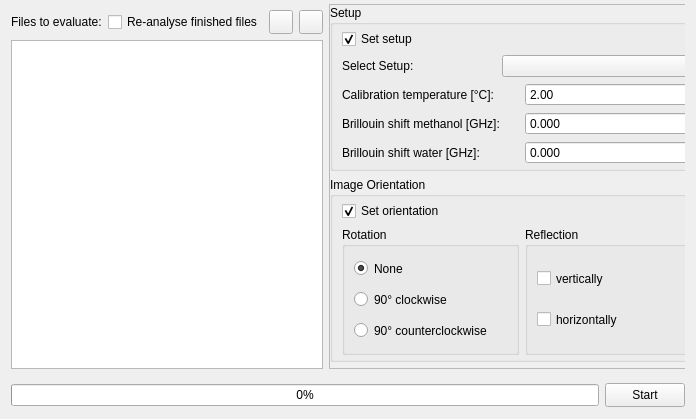
<?xml version="1.0" encoding="UTF-8"?>
<ui version="4.0">
 <class>Form</class>
 <widget class="QWidget" name="Form">
  <property name="geometry">
   <rect>
    <x>0</x>
    <y>0</y>
    <width>696</width>
    <height>419</height>
   </rect>
  </property>
  <property name="minimumSize">
   <size>
    <width>500</width>
    <height>300</height>
   </size>
  </property>
  <property name="windowTitle">
   <string>Form</string>
  </property>
  <layout class="QVBoxLayout" name="verticalLayout">
   <property name="topMargin">
    <number>4</number>
   </property>
   <property name="bottomMargin">
    <number>4</number>
   </property>
   <item>
    <widget class="QWidget" name="widget_content" native="true">
     <layout class="QHBoxLayout" name="horizontalLayout_2">
      <property name="leftMargin">
       <number>0</number>
      </property>
      <property name="topMargin">
       <number>0</number>
      </property>
      <property name="rightMargin">
       <number>0</number>
      </property>
      <property name="bottomMargin">
       <number>0</number>
      </property>
      <item>
       <widget class="QWidget" name="widget_files" native="true">
        <layout class="QVBoxLayout" name="verticalLayout_2">
         <property name="leftMargin">
          <number>0</number>
         </property>
         <property name="topMargin">
          <number>6</number>
         </property>
         <property name="rightMargin">
          <number>0</number>
         </property>
         <property name="bottomMargin">
          <number>0</number>
         </property>
         <item>
          <layout class="QHBoxLayout" name="horizontalLayout_3">
           <item>
            <widget class="QLabel" name="label_files">
             <property name="text">
              <string>Files to evaluate:</string>
             </property>
            </widget>
           </item>
           <item>
            <widget class="QCheckBox" name="checkBox_reanalyse">
             <property name="toolTip">
              <string>Also redo setup, orientation, extraction, calibration, peak selection and evaluation for repetitions where these are already done. Existing extraction points and peak regions are kept as the starting point, except after a changed setup or orientation, where everything built on it is reset. Without this, finished steps are skipped.</string>
             </property>
             <property name="text">
              <string>Re-analyse finished files</string>
             </property>
            </widget>
           </item>
           <item>
            <widget class="QPushButton" name="button_remove_folder">
             <property name="minimumSize">
              <size>
               <width>24</width>
               <height>24</height>
              </size>
             </property>
             <property name="maximumSize">
              <size>
               <width>24</width>
               <height>24</height>
              </size>
             </property>
             <property name="text">
              <string/>
             </property>
             <property name="icon">
              <iconset>
               <normaloff>../img/remove.svg</normaloff>../img/remove.svg</iconset>
             </property>
            </widget>
           </item>
           <item>
            <widget class="QPushButton" name="button_add_folder">
             <property name="minimumSize">
              <size>
               <width>24</width>
               <height>24</height>
              </size>
             </property>
             <property name="maximumSize">
              <size>
               <width>24</width>
               <height>24</height>
              </size>
             </property>
             <property name="toolTip">
              <string>Select folder</string>
             </property>
             <property name="text">
              <string/>
             </property>
             <property name="icon">
              <iconset>
               <normaloff>../img/plus.svg</normaloff>../img/plus.svg</iconset>
             </property>
            </widget>
           </item>
          </layout>
         </item>
         <item>
          <widget class="QTableWidget" name="table_files"/>
         </item>
        </layout>
       </widget>
      </item>
      <item>
       <widget class="QWidget" name="widget_settings" native="true">
        <property name="minimumSize">
         <size>
          <width>400</width>
          <height>0</height>
         </size>
        </property>
        <property name="maximumSize">
         <size>
          <width>310</width>
          <height>16777215</height>
         </size>
        </property>
        <layout class="QHBoxLayout" name="horizontalLayout_7">
         <property name="spacing">
          <number>0</number>
         </property>
         <property name="leftMargin">
          <number>0</number>
         </property>
         <property name="topMargin">
          <number>0</number>
         </property>
         <property name="rightMargin">
          <number>0</number>
         </property>
         <property name="bottomMargin">
          <number>0</number>
         </property>
         <item>
          <widget class="QScrollArea" name="scrollArea">
           <property name="frameShadow">
            <enum>QFrame::Raised</enum>
           </property>
           <property name="lineWidth">
            <number>0</number>
           </property>
           <property name="widgetResizable">
            <bool>true</bool>
           </property>
           <widget class="QWidget" name="scrollAreaWidgetContents">
            <property name="geometry">
             <rect>
              <x>0</x>
              <y>-569</y>
              <width>381</width>
              <height>1400</height>
             </rect>
            </property>
            <property name="sizePolicy">
             <sizepolicy hsizetype="Preferred" vsizetype="Preferred">
              <horstretch>0</horstretch>
              <verstretch>0</verstretch>
             </sizepolicy>
            </property>
            <property name="minimumSize">
             <size>
              <width>0</width>
              <height>1400</height>
             </size>
            </property>
            <layout class="QVBoxLayout" name="verticalLayout_12">
             <property name="leftMargin">
              <number>0</number>
             </property>
             <property name="topMargin">
              <number>0</number>
             </property>
             <property name="rightMargin">
              <number>0</number>
             </property>
             <property name="bottomMargin">
              <number>0</number>
             </property>
             <item>
              <widget class="QWidget" name="widget" native="true">
               <property name="sizePolicy">
                <sizepolicy hsizetype="Preferred" vsizetype="Expanding">
                 <horstretch>0</horstretch>
                 <verstretch>0</verstretch>
                </sizepolicy>
               </property>
               <layout class="QVBoxLayout" name="verticalLayout_6">
                <property name="leftMargin">
                 <number>0</number>
                </property>
                <property name="topMargin">
                 <number>0</number>
                </property>
                <property name="rightMargin">
                 <number>0</number>
                </property>
                <property name="bottomMargin">
                 <number>0</number>
                </property>
                <item>
                 <widget class="QGroupBox" name="group_0_setup">
                  <property name="title">
                   <string>Setup</string>
                  </property>
                  <layout class="QVBoxLayout" name="verticalLayout_8">
                   <property name="topMargin">
                    <number>4</number>
                   </property>
                   <property name="bottomMargin">
                    <number>4</number>
                   </property>
                   <item>
                    <widget class="QCheckBox" name="checkBox_setup">
                     <property name="enabled">
                      <bool>true</bool>
                     </property>
                     <property name="text">
                      <string>Set setup</string>
                     </property>
                     <property name="checked">
                      <bool>true</bool>
                     </property>
                    </widget>
                   </item>
                   <item>
                    <widget class="QWidget" name="widget_setup" native="true">
                     <layout class="QHBoxLayout" name="horizontalLayout_4">
                      <property name="leftMargin">
                       <number>0</number>
                      </property>
                      <property name="topMargin">
                       <number>0</number>
                      </property>
                      <property name="rightMargin">
                       <number>0</number>
                      </property>
                      <property name="bottomMargin">
                       <number>0</number>
                      </property>
                      <item>
                       <widget class="QLabel" name="label_setup">
                        <property name="text">
                         <string>Select Setup:</string>
                        </property>
                       </widget>
                      </item>
                      <item>
                       <widget class="QComboBox" name="combobox_setup">
                        <property name="minimumSize">
                         <size>
                          <width>200</width>
                          <height>0</height>
                         </size>
                        </property>
                       </widget>
                      </item>
                     </layout>
                    </widget>
                   </item>
                   <item>
                    <layout class="QHBoxLayout" name="layout_temperature">
                     <item>
                      <widget class="QLabel" name="label_temperature">
                       <property name="text">
                        <string>Calibration temperature [°C]:</string>
                       </property>
                      </widget>
                     </item>
                     <item>
                      <widget class="QDoubleSpinBox" name="temperature">
                       <property name="minimumSize">
                        <size>
                         <width>100</width>
                         <height>0</height>
                        </size>
                       </property>
                       <property name="decimals">
                        <number>2</number>
                       </property>
                       <property name="minimum">
                        <double>2.000000000000000</double>
                       </property>
                       <property name="maximum">
                        <double>59.000000000000000</double>
                       </property>
                       <property name="singleStep">
                        <double>0.500000000000000</double>
                       </property>
                      </widget>
                     </item>
                    </layout>
                   </item>
                   <item>
                    <layout class="QHBoxLayout" name="layout_shift_0">
                     <item>
                      <widget class="QLabel" name="label_shift_0">
                       <property name="text">
                        <string>Brillouin shift methanol [GHz]:</string>
                       </property>
                      </widget>
                     </item>
                     <item>
                      <widget class="QDoubleSpinBox" name="shift_0">
                       <property name="minimumSize">
                        <size>
                         <width>100</width>
                         <height>0</height>
                        </size>
                       </property>
                       <property name="decimals">
                        <number>3</number>
                       </property>
                       <property name="maximum">
                        <double>15.000000000000000</double>
                       </property>
                       <property name="singleStep">
                        <double>0.100000000000000</double>
                       </property>
                      </widget>
                     </item>
                    </layout>
                   </item>
                   <item>
                    <layout class="QHBoxLayout" name="layout_shift_1">
                     <item>
                      <widget class="QLabel" name="label_shift_1">
                       <property name="text">
                        <string>Brillouin shift water [GHz]:</string>
                       </property>
                      </widget>
                     </item>
                     <item>
                      <widget class="QDoubleSpinBox" name="shift_1">
                       <property name="minimumSize">
                        <size>
                         <width>100</width>
                         <height>0</height>
                        </size>
                       </property>
                       <property name="decimals">
                        <number>3</number>
                       </property>
                       <property name="maximum">
                        <double>15.000000000000000</double>
                       </property>
                       <property name="singleStep">
                        <double>0.100000000000000</double>
                       </property>
                      </widget>
                     </item>
                    </layout>
                   </item>
                  </layout>
                 </widget>
                </item>
                <item>
                 <widget class="QGroupBox" name="group_1_orientation">
                  <property name="title">
                   <string>Image Orientation</string>
                  </property>
                  <layout class="QVBoxLayout" name="verticalLayout_7">
                   <property name="topMargin">
                    <number>4</number>
                   </property>
                   <property name="bottomMargin">
                    <number>4</number>
                   </property>
                   <item>
                    <widget class="QCheckBox" name="checkBox_orientation">
                     <property name="enabled">
                      <bool>true</bool>
                     </property>
                     <property name="text">
                      <string>Set orientation</string>
                     </property>
                     <property name="checked">
                      <bool>true</bool>
                     </property>
                    </widget>
                   </item>
                   <item>
                    <widget class="QWidget" name="widget_orientation" native="true">
                     <layout class="QHBoxLayout" name="horizontalLayout_5">
                      <property name="leftMargin">
                       <number>0</number>
                      </property>
                      <property name="topMargin">
                       <number>0</number>
                      </property>
                      <property name="rightMargin">
                       <number>0</number>
                      </property>
                      <property name="bottomMargin">
                       <number>0</number>
                      </property>
                      <item>
                       <widget class="QGroupBox" name="groupBox_rotation">
                        <property name="title">
                         <string>Rotation</string>
                        </property>
                        <layout class="QVBoxLayout" name="verticalLayout_4">
                         <item>
                          <widget class="QRadioButton" name="radio_rotation_none">
                           <property name="minimumSize">
                            <size>
                             <width>0</width>
                             <height>25</height>
                            </size>
                           </property>
                           <property name="text">
                            <string>None</string>
                           </property>
                           <property name="checked">
                            <bool>true</bool>
                           </property>
                          </widget>
                         </item>
                         <item>
                          <widget class="QRadioButton" name="radio_rotation_90_cw">
                           <property name="minimumSize">
                            <size>
                             <width>0</width>
                             <height>25</height>
                            </size>
                           </property>
                           <property name="text">
                            <string>90° clockwise</string>
                           </property>
                          </widget>
                         </item>
                         <item>
                          <widget class="QRadioButton" name="radio_rotation_90_ccw">
                           <property name="minimumSize">
                            <size>
                             <width>0</width>
                             <height>25</height>
                            </size>
                           </property>
                           <property name="text">
                            <string>90° counterclockwise</string>
                           </property>
                          </widget>
                         </item>
                        </layout>
                       </widget>
                      </item>
                      <item>
                       <widget class="QGroupBox" name="groupBox_reflection">
                        <property name="enabled">
                         <bool>true</bool>
                        </property>
                        <property name="title">
                         <string>Reflection</string>
                        </property>
                        <layout class="QVBoxLayout" name="verticalLayout_5">
                         <item>
                          <widget class="QCheckBox" name="checkbox_reflect_vertically">
                           <property name="minimumSize">
                            <size>
                             <width>0</width>
                             <height>25</height>
                            </size>
                           </property>
                           <property name="text">
                            <string>vertically</string>
                           </property>
                          </widget>
                         </item>
                         <item>
                          <widget class="QCheckBox" name="checkbox_reflect_horizontally">
                           <property name="sizePolicy">
                            <sizepolicy hsizetype="Minimum" vsizetype="Fixed">
                             <horstretch>0</horstretch>
                             <verstretch>0</verstretch>
                            </sizepolicy>
                           </property>
                           <property name="minimumSize">
                            <size>
                             <width>0</width>
                             <height>25</height>
                            </size>
                           </property>
                           <property name="text">
                            <string>horizontally</string>
                           </property>
                          </widget>
                         </item>
                        </layout>
                       </widget>
                      </item>
                     </layout>
                    </widget>
                   </item>
                  </layout>
                 </widget>
                </item>
                <item>
                 <widget class="QGroupBox" name="group_2_extraction">
                  <property name="title">
                   <string>Extraction</string>
                  </property>
                  <layout class="QVBoxLayout" name="verticalLayout_9">
                   <property name="topMargin">
                    <number>4</number>
                   </property>
                   <property name="bottomMargin">
                    <number>4</number>
                   </property>
                   <item>
                    <widget class="QCheckBox" name="checkBox_extraction">
                     <property name="enabled">
                      <bool>true</bool>
                     </property>
                     <property name="sizePolicy">
                      <sizepolicy hsizetype="Fixed" vsizetype="Fixed">
                       <horstretch>0</horstretch>
                       <verstretch>0</verstretch>
                      </sizepolicy>
                     </property>
                     <property name="text">
                      <string>Extract</string>
                     </property>
                     <property name="checked">
                      <bool>true</bool>
                     </property>
                    </widget>
                   </item>
                  </layout>
                 </widget>
                </item>
                <item>
                 <widget class="QGroupBox" name="group_3_calibration">
                  <property name="title">
                   <string>Calibration</string>
                  </property>
                  <layout class="QVBoxLayout" name="verticalLayout_14">
                   <property name="leftMargin">
                    <number>9</number>
                   </property>
                   <property name="topMargin">
                    <number>5</number>
                   </property>
                   <property name="bottomMargin">
                    <number>5</number>
                   </property>
                   <item>
                    <layout class="QHBoxLayout" name="layout_calibration">
                     <item>
                      <widget class="QCheckBox" name="checkBox_find_peaks">
                       <property name="enabled">
                        <bool>true</bool>
                       </property>
                       <property name="text">
                        <string>Find peaks</string>
                       </property>
                       <property name="checked">
                        <bool>true</bool>
                       </property>
                      </widget>
                     </item>
                     <item>
                      <widget class="QCheckBox" name="checkBox_calibrate">
                       <property name="enabled">
                        <bool>true</bool>
                       </property>
                       <property name="text">
                        <string>Calibrate</string>
                       </property>
                       <property name="checked">
                        <bool>true</bool>
                       </property>
                      </widget>
                     </item>
                    </layout>
                   </item>
                  </layout>
                 </widget>
                </item>
                <item>
                 <widget class="QGroupBox" name="group_4_peak_selection">
                  <property name="minimumSize">
                   <size>
                    <width>0</width>
                    <height>230</height>
                   </size>
                  </property>
                  <property name="title">
                   <string>Peak Selection</string>
                  </property>
                  <layout class="QVBoxLayout" name="verticalLayout_11">
                   <property name="topMargin">
                    <number>4</number>
                   </property>
                   <property name="bottomMargin">
                    <number>4</number>
                   </property>
                   <item>
                    <widget class="QCheckBox" name="checkBox_peak_selection">
                     <property name="enabled">
                      <bool>true</bool>
                     </property>
                     <property name="text">
                      <string>Set peaks</string>
                     </property>
                     <property name="checked">
                      <bool>true</bool>
                     </property>
                    </widget>
                   </item>
                   <item>
                    <layout class="QHBoxLayout" name="brillouin_region_layout">
                     <item>
                      <widget class="QLabel" name="label_Brillouin_regions">
                       <property name="sizePolicy">
                        <sizepolicy hsizetype="Expanding" vsizetype="Fixed">
                         <horstretch>0</horstretch>
                         <verstretch>0</verstretch>
                        </sizepolicy>
                       </property>
                       <property name="text">
                        <string>Brillouin regions [GHz]:</string>
                       </property>
                      </widget>
                     </item>
                     <item>
                      <widget class="QPushButton" name="button_region_brillouin_remove">
                       <property name="minimumSize">
                        <size>
                         <width>24</width>
                         <height>24</height>
                        </size>
                       </property>
                       <property name="maximumSize">
                        <size>
                         <width>24</width>
                         <height>24</height>
                        </size>
                       </property>
                       <property name="text">
                        <string/>
                       </property>
                       <property name="icon">
                        <iconset>
                         <normaloff>../img/remove.svg</normaloff>../img/remove.svg</iconset>
                       </property>
                      </widget>
                     </item>
                     <item>
                      <widget class="QPushButton" name="button_region_brillouin_add">
                       <property name="minimumSize">
                        <size>
                         <width>24</width>
                         <height>24</height>
                        </size>
                       </property>
                       <property name="maximumSize">
                        <size>
                         <width>24</width>
                         <height>24</height>
                        </size>
                       </property>
                       <property name="toolTip">
                        <string>Select folder</string>
                       </property>
                       <property name="text">
                        <string/>
                       </property>
                       <property name="icon">
                        <iconset>
                         <normaloff>../img/plus.svg</normaloff>../img/plus.svg</iconset>
                       </property>
                      </widget>
                     </item>
                    </layout>
                   </item>
                   <item>
                    <widget class="QTableWidget" name="tableWidget_Brillouin">
                     <property name="minimumSize">
                      <size>
                       <width>0</width>
                       <height>50</height>
                      </size>
                     </property>
                     <property name="showGrid">
                      <bool>true</bool>
                     </property>
                     <property name="rowCount">
                      <number>1</number>
                     </property>
                     <property name="columnCount">
                      <number>2</number>
                     </property>
                     <attribute name="horizontalHeaderStretchLastSection">
                      <bool>true</bool>
                     </attribute>
                     <row/>
                     <column/>
                     <column/>
                    </widget>
                   </item>
                   <item>
                    <layout class="QHBoxLayout" name="rayleigh_region_layout">
                     <item>
                      <widget class="QLabel" name="label_Rayleigh_regions">
                       <property name="sizePolicy">
                        <sizepolicy hsizetype="Expanding" vsizetype="Fixed">
                         <horstretch>0</horstretch>
                         <verstretch>0</verstretch>
                        </sizepolicy>
                       </property>
                       <property name="text">
                        <string>Rayleigh regions [GHz]:</string>
                       </property>
                      </widget>
                     </item>
                     <item>
                      <widget class="QPushButton" name="button_region_rayleigh_remove">
                       <property name="minimumSize">
                        <size>
                         <width>24</width>
                         <height>24</height>
                        </size>
                       </property>
                       <property name="maximumSize">
                        <size>
                         <width>24</width>
                         <height>24</height>
                        </size>
                       </property>
                       <property name="text">
                        <string/>
                       </property>
                       <property name="icon">
                        <iconset>
                         <normaloff>../img/remove.svg</normaloff>../img/remove.svg</iconset>
                       </property>
                      </widget>
                     </item>
                     <item>
                      <widget class="QPushButton" name="button_region_rayleigh_add">
                       <property name="minimumSize">
                        <size>
                         <width>24</width>
                         <height>24</height>
                        </size>
                       </property>
                       <property name="maximumSize">
                        <size>
                         <width>24</width>
                         <height>24</height>
                        </size>
                       </property>
                       <property name="toolTip">
                        <string>Select folder</string>
                       </property>
                       <property name="text">
                        <string/>
                       </property>
                       <property name="icon">
                        <iconset>
                         <normaloff>../img/plus.svg</normaloff>../img/plus.svg</iconset>
                       </property>
                      </widget>
                     </item>
                    </layout>
                   </item>
                   <item>
                    <widget class="QTableWidget" name="tableWidget_Rayleigh">
                     <property name="minimumSize">
                      <size>
                       <width>0</width>
                       <height>50</height>
                      </size>
                     </property>
                     <property name="rowCount">
                      <number>1</number>
                     </property>
                     <property name="columnCount">
                      <number>2</number>
                     </property>
                     <attribute name="horizontalHeaderStretchLastSection">
                      <bool>true</bool>
                     </attribute>
                     <row/>
                     <column/>
                     <column/>
                    </widget>
                   </item>
                  </layout>
                 </widget>
                </item>
                <item>
                 <widget class="QGroupBox" name="group_5_evaluation">
                  <property name="title">
                   <string>Evaluation</string>
                  </property>
                  <layout class="QVBoxLayout" name="verticalLayout_3">
                   <property name="spacing">
                    <number>0</number>
                   </property>
                   <property name="leftMargin">
                    <number>9</number>
                   </property>
                   <property name="topMargin">
                    <number>4</number>
                   </property>
                   <property name="rightMargin">
                    <number>9</number>
                   </property>
                   <property name="bottomMargin">
                    <number>4</number>
                   </property>
                   <item>
                    <layout class="QHBoxLayout" name="horizontalLayout_9">
                     <property name="leftMargin">
                      <number>0</number>
                     </property>
                     <property name="rightMargin">
                      <number>0</number>
                     </property>
                     <item>
                      <widget class="QCheckBox" name="checkBox_evaluation">
                       <property name="enabled">
                        <bool>true</bool>
                       </property>
                       <property name="text">
                        <string>Evaluate</string>
                       </property>
                       <property name="checked">
                        <bool>true</bool>
                       </property>
                      </widget>
                     </item>
                    </layout>
                   </item>
                   <item>
                    <widget class="QGroupBox" name="nrBrillouinPeaksGroup">
                     <property name="maximumSize">
                      <size>
                       <width>16777215</width>
                       <height>700</height>
                      </size>
                     </property>
                     <property name="title">
                      <string>Number of Brillouin peaks to fit</string>
                     </property>
                     <layout class="QHBoxLayout" name="horizontalLayout_8">
                      <item>
                       <widget class="QRadioButton" name="nrBrillouinPeaks_1">
                        <property name="text">
                         <string>One Peak</string>
                        </property>
                        <property name="checked">
                         <bool>true</bool>
                        </property>
                       </widget>
                      </item>
                      <item>
                       <widget class="QRadioButton" name="nrBrillouinPeaks_2">
                        <property name="text">
                         <string>Two Peaks</string>
                        </property>
                       </widget>
                      </item>
                      <item>
                       <widget class="QRadioButton" name="nrBrillouinPeaks_4">
                        <property name="text">
                         <string>Four Peaks</string>
                        </property>
                        <property name="checked">
                         <bool>false</bool>
                        </property>
                       </widget>
                      </item>
                     </layout>
                    </widget>
                   </item>
                   <item>
                    <widget class="QWidget" name="widget_2" native="true">
                     <property name="minimumSize">
                      <size>
                       <width>0</width>
                       <height>100</height>
                      </size>
                     </property>
                     <property name="maximumSize">
                      <size>
                       <width>700</width>
                       <height>100</height>
                      </size>
                     </property>
                     <layout class="QVBoxLayout" name="verticalLayout_13">
                      <property name="leftMargin">
                       <number>0</number>
                      </property>
                      <property name="topMargin">
                       <number>0</number>
                      </property>
                      <property name="rightMargin">
                       <number>0</number>
                      </property>
                      <property name="bottomMargin">
                       <number>0</number>
                      </property>
                      <item>
                       <widget class="QTableWidget" name="bounds_table">
                        <property name="enabled">
                         <bool>false</bool>
                        </property>
                        <row>
                         <property name="text">
                          <string>w0_1</string>
                         </property>
                        </row>
                        <row>
                         <property name="text">
                          <string>w0_2</string>
                         </property>
                        </row>
                        <column>
                         <property name="text">
                          <string>w0 lower</string>
                         </property>
                        </column>
                        <column>
                         <property name="text">
                          <string>w0 upper</string>
                         </property>
                        </column>
                        <column>
                         <property name="text">
                          <string>FWHM lower</string>
                         </property>
                        </column>
                        <column>
                         <property name="text">
                          <string>FWHM upper</string>
                         </property>
                        </column>
                        <item row="0" column="0">
                         <property name="text">
                          <string>min</string>
                         </property>
                        </item>
                        <item row="0" column="1">
                         <property name="text">
                          <string>max</string>
                         </property>
                        </item>
                        <item row="1" column="0">
                         <property name="text">
                          <string>min</string>
                         </property>
                        </item>
                        <item row="1" column="1">
                         <property name="text">
                          <string>max</string>
                         </property>
                        </item>
                       </widget>
                      </item>
                     </layout>
                    </widget>
                   </item>
                  </layout>
                 </widget>
                </item>
                <item>
                 <widget class="QGroupBox" name="group_5b_quality">
                  <property name="title">
                   <string>Quality</string>
                  </property>
                  <layout class="QVBoxLayout" name="verticalLayout_14">
                   <property name="leftMargin">
                    <number>9</number>
                   </property>
                   <property name="topMargin">
                    <number>4</number>
                   </property>
                   <property name="rightMargin">
                    <number>9</number>
                   </property>
                   <property name="bottomMargin">
                    <number>4</number>
                   </property>
                   <item>
                    <widget class="QLabel" name="label_quality_hint">
                     <property name="text">
                      <string>Applied to each file right after evaluating it (writes quality_pass, same as &quot;Apply to results&quot; on the Quality tab):</string>
                     </property>
                     <property name="wordWrap">
                      <bool>true</bool>
                     </property>
                    </widget>
                   </item>
                   <item>
                    <widget class="QWidget" name="widget_quality_rows" native="true"/>
                   </item>
                  </layout>
                 </widget>
                </item>
                <item>
                 <widget class="QGroupBox" name="group_6_export">
                  <property name="title">
                   <string>Export</string>
                  </property>
                  <layout class="QVBoxLayout" name="verticalLayout_10">
                   <property name="spacing">
                    <number>0</number>
                   </property>
                   <property name="leftMargin">
                    <number>0</number>
                   </property>
                   <property name="topMargin">
                    <number>4</number>
                   </property>
                   <property name="rightMargin">
                    <number>0</number>
                   </property>
                   <property name="bottomMargin">
                    <number>4</number>
                   </property>
                   <item>
                    <layout class="QHBoxLayout" name="horizontalLayout_10">
                     <property name="leftMargin">
                      <number>9</number>
                     </property>
                     <property name="rightMargin">
                      <number>9</number>
                     </property>
                     <item>
                      <widget class="QCheckBox" name="checkBox_export">
                       <property name="text">
                        <string>Export</string>
                       </property>
                       <property name="checked">
                        <bool>true</bool>
                       </property>
                      </widget>
                     </item>
                     <item>
                      <widget class="QPushButton" name="button_export_configure">
                       <property name="text">
                        <string>Configure...</string>
                       </property>
                      </widget>
                     </item>
                    </layout>
                   </item>
                   <item>
                    <widget class="QLabel" name="label_export_summary">
                     <property name="text">
                      <string/>
                     </property>
                     <property name="wordWrap">
                      <bool>true</bool>
                     </property>
                    </widget>
                   </item>
                  </layout>
                 </widget>
                </item>
               </layout>
              </widget>
             </item>
            </layout>
           </widget>
          </widget>
         </item>
        </layout>
       </widget>
      </item>
     </layout>
    </widget>
   </item>
   <item>
    <widget class="QWidget" name="widget_buttons" native="true">
     <property name="minimumSize">
      <size>
       <width>0</width>
       <height>40</height>
      </size>
     </property>
     <property name="maximumSize">
      <size>
       <width>16777215</width>
       <height>40</height>
      </size>
     </property>
     <layout class="QHBoxLayout" name="horizontalLayout">
      <property name="leftMargin">
       <number>0</number>
      </property>
      <property name="topMargin">
       <number>0</number>
      </property>
      <property name="rightMargin">
       <number>0</number>
      </property>
      <property name="bottomMargin">
       <number>0</number>
      </property>
      <item>
       <widget class="QProgressBar" name="progressBar">
        <property name="minimumSize">
         <size>
          <width>0</width>
          <height>22</height>
         </size>
        </property>
        <property name="value">
         <number>0</number>
        </property>
        <property name="alignment">
         <set>Qt::AlignCenter</set>
        </property>
       </widget>
      </item>
      <item>
       <widget class="QPushButton" name="button_start_cancel">
        <property name="minimumSize">
         <size>
          <width>0</width>
          <height>24</height>
         </size>
        </property>
        <property name="maximumSize">
         <size>
          <width>100</width>
          <height>16777215</height>
         </size>
        </property>
        <property name="text">
         <string>Start</string>
        </property>
       </widget>
      </item>
     </layout>
    </widget>
   </item>
  </layout>
 </widget>
 <resources/>
 <connections/>
</ui>
